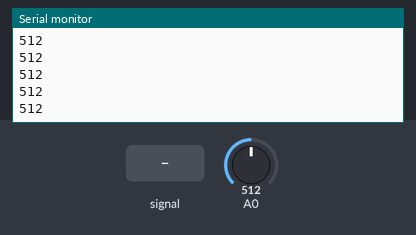
A sketch run on a simulated Arduino Uno, built with avr-gcc and run on an emulated ATmega328P. On the bench: the last lines printed to the serial monitor. The test bench sets the inputs (shaded band); at power-on: A0 = 512.

Above: at 1.2 s.
1.3 s: A0 fed a 200 Hz sine of ±81 counts around its level
At 2.1 s:
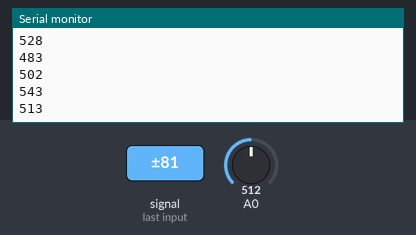
2.8 s: A0 set to 716
At 3.7 s:
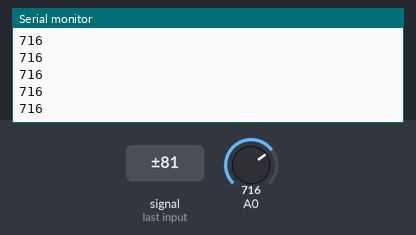
4.3 s: A0 set to 900
At 5.4 s:
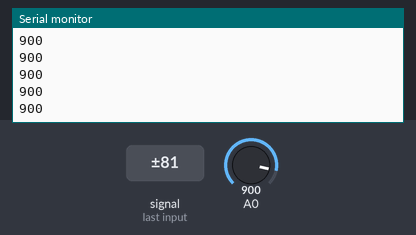
Timing chart, 0 to 7.3 s (numbered marks = the images above; inputs shaded):
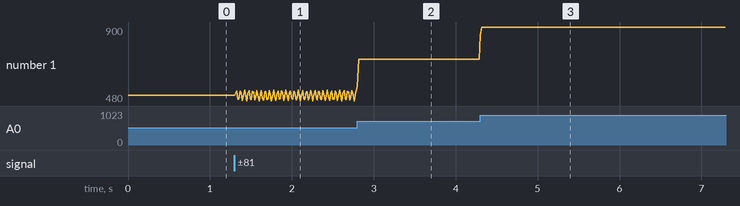

Measured:
- after the input at 1.3 s, the serial monitor: prints a new line at once (image 1)
- after the input at 2.8 s, the serial monitor: prints a new line at once (image 2)
- after the input at 4.3 s, the serial monitor: prints a new line at once (image 3)
- plotted number 1: 512 → 542 after the input at 1.3 s, 542 → 716 after the input at 2.8 s, 716 → 900 after the input at 4.3 s

The sketch:

grove.ino
```cpp
// Reference:
// https://github.com/Seeed-Studio/Grove_EMG_detector_demo_code/blob/master/Grove_EMG_detector_demo_code.ino

int GetAnalog() {
  const int n = 1 << 5;
  long sum = 0;
  for (int i = 0; i < n; i++) {
    sum += analogRead(A0);
  }
  return sum / n;
}

void setup() { Serial.begin(115200); }

void loop() {
  Serial.println(GetAnalog());
  delay(10);
}
```
